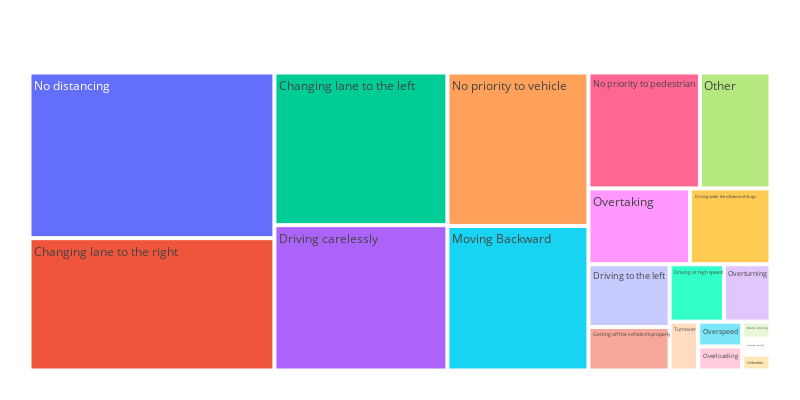

Notebook source saved alongside this figure:
### Code cell
fig = px.treemap(raw_df, path=['accident_cause'], width=800, height=400)
fig.update_layout(
    margin = dict(t=50, l=25, r=25, b=25))
# fig.show()

py.init_notebook_mode(connected=True)
py.iplot(fig,filename= "treemap")

### Figure 1 — Plotly figure (JSON) as saved in the notebook; plotly's stock layout.template omitted (floating-point values rounded to 4 significant figures)
{"data": [{"branchvalues": "total", "domain": {"x": [0, 1], "y": [0, 1]}, "hovertemplate": "labels=%{label}<br>count=%{value}<br>parent=%{parent}<br>id=%{id}<extra></extra>", "ids": ["Changing lane to the left", "Changing lane to the right", "Driving at high speed", "Driving carelessly", "Driving to the left", "Driving under the influence of drugs", "Drunk driving", "Getting off the vehicle improperly", "Improper parking", "Moving Backward", "No distancing", "No priority to pedestrian", "No priority to vehicle", "Other", "Overloading", "Overspeed", "Overtaking", "Overturning", "Turnover", "Unknown"], "labels": ["Changing lane to the left", "Changing lane to the right", "Driving at high speed", "Driving carelessly", "Driving to the left", "Driving under the influence of drugs", "Drunk driving", "Getting off the vehicle improperly", "Improper parking", "Moving Backward", "No distancing", "No priority to pedestrian", "No priority to vehicle", "Other", "Overloading", "Overspeed", "Overtaking", "Overturning", "Turnover", "Unknown"], "name": "", "parents": ["", "", "", "", "", "", "", "", "", "", "", "", "", "", "", "", "", "", "", ""], "type": "treemap", "values": [1473, 1808, 174, 1402, 284, 340, 27, 197, 25, 1137, 2263, 721, 1207, 456, 59, 61, 430, 149, 78, 25]}], "layout": {"height": 400, "legend": {"tracegroupgap": 0}, "margin": {"b": 25, "l": 25, "r": 25, "t": 50}, "width": 800}}
